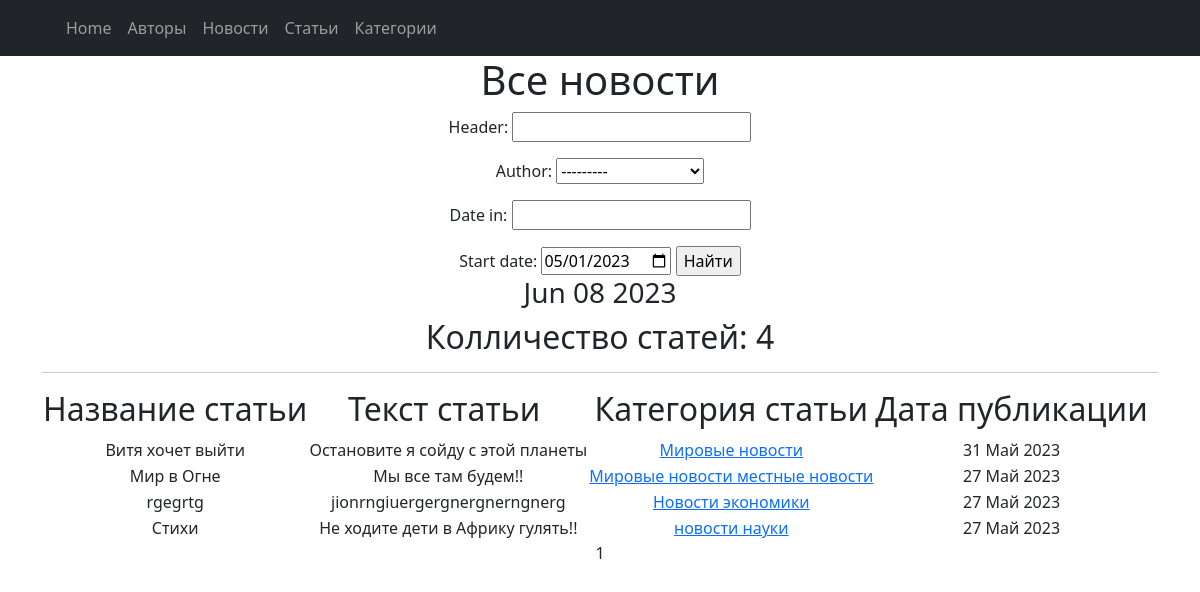
The page /news/ on the database as committed earlier.
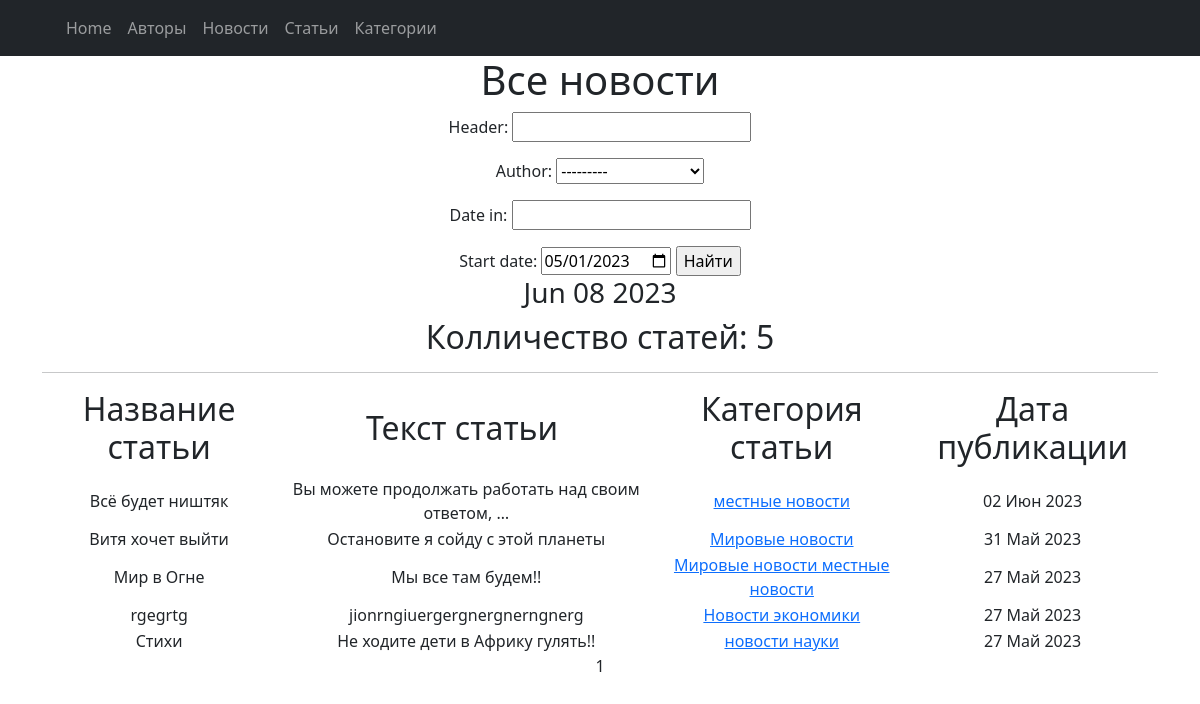
The same page on the database as committed later.
### news/models.py (models this page shows, shortened)
class Post(models.Model):
    objects = None
    news = 'NW'
    states = 'PS'
    TYPE = [
        (news, 'Новость'),
        (states, 'Статья')
    ]
    post_tip = models.CharField(max_length=10, choices=TYPE, default=states)
    date_in = models.DateField(auto_now_add=True)
    header = models.CharField(max_length=255)
    contents = models.TextField(blank=True)
    author = models.ForeignKey(Author, on_delete=models.CASCADE)
    category = models.ManyToManyField(to=Category, through='PostCategory', related_name='PostCategory')
    rating_post = models.IntegerField(default=0, validators=[MinValueValidator(0.0)])

class Category(models.Model):
    name = models.CharField(max_length=20, default='местные новости')
    subscribers = models.ManyToManyField(User, related_name='subscriptions')

### news/views.py (the view)
# urls.py: path('news/', PostList.as_view(), name='posts-list'),
class PostList(ListView):
    model = Post
    ordering = '-date_in'
    template_name = 'news.html'
    context_object_name = 'posts'
    paginate_by = 15
    def get_queryset(self):
        queryset = super().get_queryset()
        self.filterset = PostFilter(self.request.GET, queryset)
        return self.filterset.qs
    def get_context_data(self, **kwargs):
        context = super().get_context_data(**kwargs)
        context['filterset'] = self.filterset
        return context

### news/templatetags/custom_tags.py (called while the page is built)
@register.simple_tag()
def current_time(format_string='%b %d %Y'):
   return datetime.utcnow().strftime(format_string)

### templates/news.html (shortened to what this page needs)
{% extends 'flatpages/default.html' %}
     {% load custom_filter %}
     {% load custom_tags %}
        {% block content %}
           <h1>Все новости</h1>
           <form action=" " method="get">
               {{ filterset.form.as_p }}
               <label for="start">Start date:</label>
            <input type="date" id="start" name="date_in__iexact"
               value="2023-05-01"
               min="2018-01-01" max="2023-12-31">
               <input type="submit" value="Найти" />
   </form>
        <h3>{% current_time '%b %d %Y' %}</h3>
        <h2>Колличество статей: {{ posts|length  }} </h2>
           <hr>
           {% if posts %}
               <table>
                   <tr>
                       <td><h2>Название статьи</h2></td>
                       <td><h2>Текст статьи&nbsp;</h2></td>
                       <td><h2> Категория статьи</h2></td>
                       <td><h2> Дата публикации</h2></td>
                   </tr>
                   {% for post in posts %}
                    <tr>
                      <td>{{ post.header}}</td>
                      <td>{{ post.contents|truncatechars:50}}</td>
                      <td>{% for category in post.category.all %}
                          <a href="{% url 'category_list' category.id%}"> {{ category.name }} </a>
                          {% endfor %}
                      </td>
                      <td>{{ post.date_in|date:' d M Y' }}</td>
                    </tr>
                    {% endfor %}
               </table>
           {% else %}
               <h2>Новости нет!</h2>
           {% endif %}
           {{ page_obj.number }}
        {% endblock content %}

Rows that differ between the two databases and show on the page:
added Post: header "Всё будет ништяк", contents "Вы можете продолжать работать над своим ответом, …", date_in "02 Июн 2023", Category (name "местные новости")
Other text that changed with them:
{{ posts|length }}: "4" → "5"
